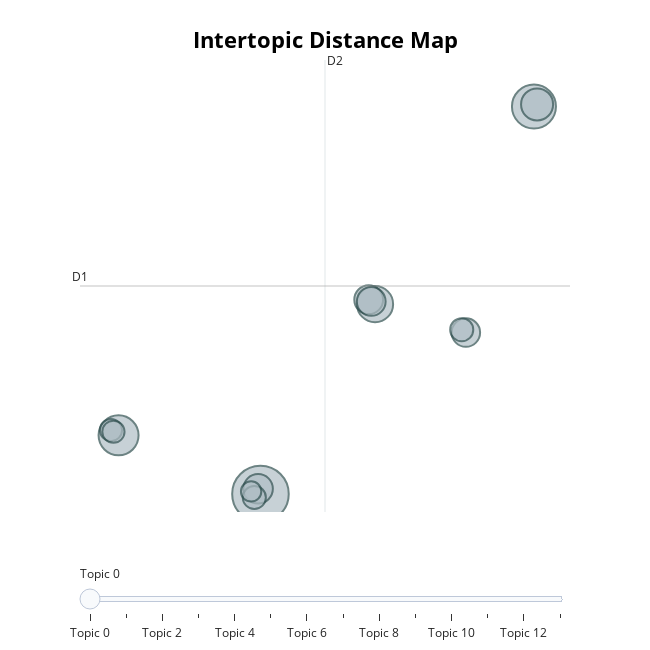

Notebook source saved alongside this figure:
### Markdown cell above
# 可视化

### Code cell
# Arguments:
#           topics: A selection of topics to visualize
#           top_n_topics: Only select the top n most frequent topics
#           custom_labels: Whether to use custom topic labels that were defined using 
#                      `topic_model.set_topic_labels`.
#           title: Title of the plot.
#           width: The width of the figure.
#           height: The height of the figure.
topic_model.visualize_topics()

### Figure 1 — Plotly figure (JSON) as saved in the notebook; plotly's stock layout.template omitted (floating-point values rounded to 4 significant figures)
{"data": [{"customdata": [[0, "景区 | 发展 | 项目 | 建设 | 国家", 162], [1, "活动 | 景区 | 免费 | 高速 | 门票", 98], [2, "石窟 | 中国 | 龙门石窟 | 艺术 | 世界", 81], [3, "王府 | 竹海 | 河南 | 旅行 | 景区", 66], [4, "晚会 | 广场 | 活动 | 文旅 | 体验", 52], [5, "建设 | 机场 | 项目 | 规划 | 铁路", 44], [6, "地方 | 很多 | 一天 | 一点 | 已经", 42], [7, "泉州 | 旅行 | 洛阳桥 | 历史 | 济南", 42], [8, "旅客 | 年票 | 郑州 | 客流 | 列车", 41], [9, "防控 | 疫情 | 景区 | 开放 | 场所", 27], [10, "游客 | 景区 | 老君山 | 午餐 | 表示", 27], [11, "河南 | 巩义 | 江南 | 中国 | 故城", 25], [12, "洞中 | 广济桥 | 建筑 | 鸡冠 | 白马寺", 25], [13, "增长 | 五一 | 数据 | 预订 | 热门", 21]], "hovertemplate": "<b>Topic %{customdata[0]}</b><br>%{customdata[1]}<br>Size: %{customdata[2]}", "legendgroup": "", "marker": {"color": "#B0BEC5", "line": {"color": "DarkSlateGrey", "width": 2}, "size": [162, 98, 81, 66, 52, 44, 42, 42, 41, 27, 27, 25, 25, 21], "sizemode": "area", "sizeref": 0.1013, "symbol": "circle"}, "mode": "markers", "name": "", "orientation": "v", "showlegend": false, "type": "scatter", "x": [-3.593, 13.61, -12.52, 3.614, 13.8, -3.741, 3.215, 3.373, 9.325, 9.064, -3.979, -12.99, -12.84, -4.181], "xaxis": "x", "y": [-8.399, 26.4, -3.135, 8.65, 26.59, -7.942, 9.05, 8.892, 6.095, 6.356, -8.715, -2.659, -2.813, -8.173], "yaxis": "y"}], "layout": {"annotations": [{"showarrow": false, "text": "D1", "x": -14.94, "y": 10.28, "yshift": 10}, {"showarrow": false, "text": "D2", "x": 0.4655, "xshift": 10, "y": 30.58}], "height": 650, "hoverlabel": {"bgcolor": "white", "font": {"family": "Rockwell", "size": 16}}, "legend": {"itemsizing": "constant", "tracegroupgap": 0}, "margin": {"t": 60}, "shapes": [{"line": {"color": "#CFD8DC", "width": 2}, "type": "line", "x0": 0.4655, "x1": 0.4655, "y0": -10.02, "y1": 30.58}, {"line": {"color": "#9E9E9E", "width": 2}, "type": "line", "x0": -14.94, "x1": 15.87, "y0": 10.28, "y1": 10.28}], "sliders": [{"active": 0, "pad": {"t": 50}, "steps": [{"args": [{"marker.color": [["red", "#B0BEC5", "#B0BEC5", "#B0BEC5", "#B0BEC5", "#B0BEC5", "#B0BEC5", "#B0BEC5", "#B0BEC5", "#B0BEC5", "#B0BEC5", "#B0BEC5", "#B0BEC5", "#B0BEC5"]]}], "label": "Topic 0", "method": "update"}, {"args": [{"marker.color": [["#B0BEC5", "red", "#B0BEC5", "#B0BEC5", "#B0BEC5", "#B0BEC5", "#B0BEC5", "#B0BEC5", "#B0BEC5", "#B0BEC5", "#B0BEC5", "#B0BEC5", "#B0BEC5", "#B0BEC5"]]}], "label": "Topic 1", "method": "update"}, {"args": [{"marker.color": [["#B0BEC5", "#B0BEC5", "red", "#B0BEC5", "#B0BEC5", "#B0BEC5", "#B0BEC5", "#B0BEC5", "#B0BEC5", "#B0BEC5", "#B0BEC5", "#B0BEC5", "#B0BEC5", "#B0BEC5"]]}], "label": "Topic 2", "method": "update"}, {"args": [{"marker.color": [["#B0BEC5", "#B0BEC5", "#B0BEC5", "red", "#B0BEC5", "#B0BEC5", "#B0BEC5", "#B0BEC5", "#B0BEC5", "#B0BEC5", "#B0BEC5", "#B0BEC5", "#B0BEC5", "#B0BEC5"]]}], "label": "Topic 3", "method": "update"}, {"args": [{"marker.color": [["#B0BEC5", "#B0BEC5", "#B0BEC5", "#B0BEC5", "red", "#B0BEC5", "#B0BEC5", "#B0BEC5", "#B0BEC5", "#B0BEC5", "#B0BEC5", "#B0BEC5", "#B0BEC5", "#B0BEC5"]]}], "label": "Topic 4", "method": "update"}, {"args": [{"marker.color": [["#B0BEC5", "#B0BEC5", "#B0BEC5", "#B0BEC5", "#B0BEC5", "red", "#B0BEC5", "#B0BEC5", "#B0BEC5", "#B0BEC5", "#B0BEC5", "#B0BEC5", "#B0BEC5", "#B0BEC5"]]}], "label": "Topic 5", "method": "update"}, {"args": [{"marker.color": [["#B0BEC5", "#B0BEC5", "#B0BEC5", "#B0BEC5", "#B0BEC5", "#B0BEC5", "red", "#B0BEC5", "#B0BEC5", "#B0BEC5", "#B0BEC5", "#B0BEC5", "#B0BEC5", "#B0BEC5"]]}], "label": "Topic 6", "method": "update"}, {"args": [{"marker.color": [["#B0BEC5", "#B0BEC5", "#B0BEC5", "#B0BEC5", "#B0BEC5", "#B0BEC5", "#B0BEC5", "red", "#B0BEC5", "#B0BEC5", "#B0BEC5", "#B0BEC5", "#B0BEC5", "#B0BEC5"]]}], "label": "Topic 7", "method": "update"}, {"args": [{"marker.color": [["#B0BEC5", "#B0BEC5", "#B0BEC5", "#B0BEC5", "#B0BEC5", "#B0BEC5", "#B0BEC5", "#B0BEC5", "red", "#B0BEC5", "#B0BEC5", "#B0BEC5", "#B0BEC5", "#B0BEC5"]]}], "label": "Topic 8", "method": "update"}, {"args": [{"marker.color": [["#B0BEC5", "#B0BEC5", "#B0BEC5", "#B0BEC5", "#B0BEC5", "#B0BEC5", "#B0BEC5", "#B0BEC5", "#B0BEC5", "red", "#B0BEC5", "#B0BEC5", "#B0BEC5", "#B0BEC5"]]}], "label": "Topic 9", "method": "update"}, {"args": [{"marker.color": [["#B0BEC5", "#B0BEC5", "#B0BEC5", "#B0BEC5", "#B0BEC5", "#B0BEC5", "#B0BEC5", "#B0BEC5", "#B0BEC5", "#B0BEC5", "red", "#B0BEC5", "#B0BEC5", "#B0BEC5"]]}], "label": "Topic 10", "method": "update"}, {"args": [{"marker.color": [["#B0BEC5", "#B0BEC5", "#B0BEC5", "#B0BEC5", "#B0BEC5", "#B0BEC5", "#B0BEC5", "#B0BEC5", "#B0BEC5", "#B0BEC5", "#B0BEC5", "red", "#B0BEC5", "#B0BEC5"]]}], "label": "Topic 11", "method": "update"}, {"args": [{"marker.color": [["#B0BEC5", "#B0BEC5", "#B0BEC5", "#B0BEC5", "#B0BEC5", "#B0BEC5", "#B0BEC5", "#B0BEC5", "#B0BEC5", "#B0BEC5", "#B0BEC5", "#B0BEC5", "red", "#B0BEC5"]]}], "label": "Topic 12", "method": "update"}, {"args": [{"marker.color": [["#B0BEC5", "#B0BEC5", "#B0BEC5", "#B0BEC5", "#B0BEC5", "#B0BEC5", "#B0BEC5", "#B0BEC5", "#B0BEC5", "#B0BEC5", "#B0BEC5", "#B0BEC5", "#B0BEC5", "red"]]}], "label": "Topic 13", "method": "update"}]}], "title": {"font": {"color": "Black", "size": 22}, "text": "<b>Intertopic Distance Map</b>", "x": 0.5, "xanchor": "center", "y": 0.95, "yanchor": "top"}, "width": 650, "xaxis": {"anchor": "y", "domain": [0, 1], "range": [-14.94, 15.87], "title": {"text": ""}, "visible": false}, "yaxis": {"anchor": "x", "domain": [0, 1], "range": [-10.02, 30.58], "title": {"text": ""}, "visible": false}}}
